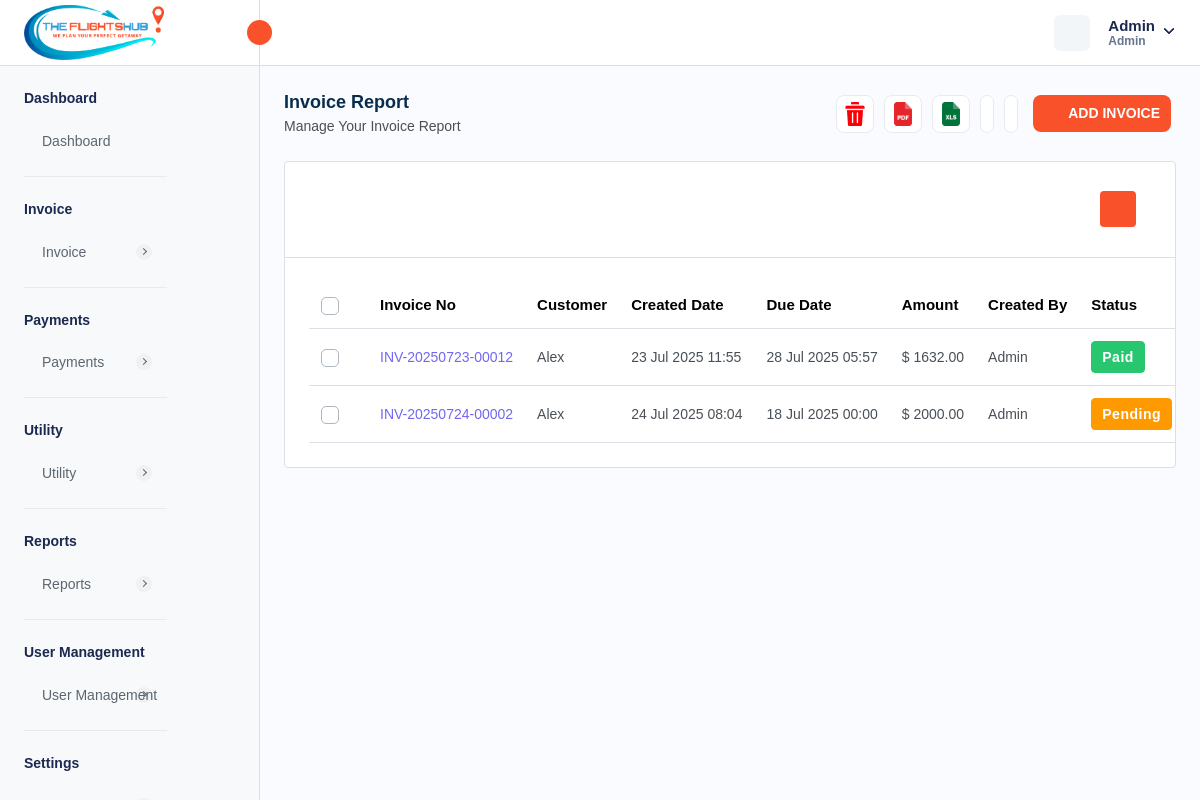
Before: /manage-invoice.php (signed in) with the older database file.
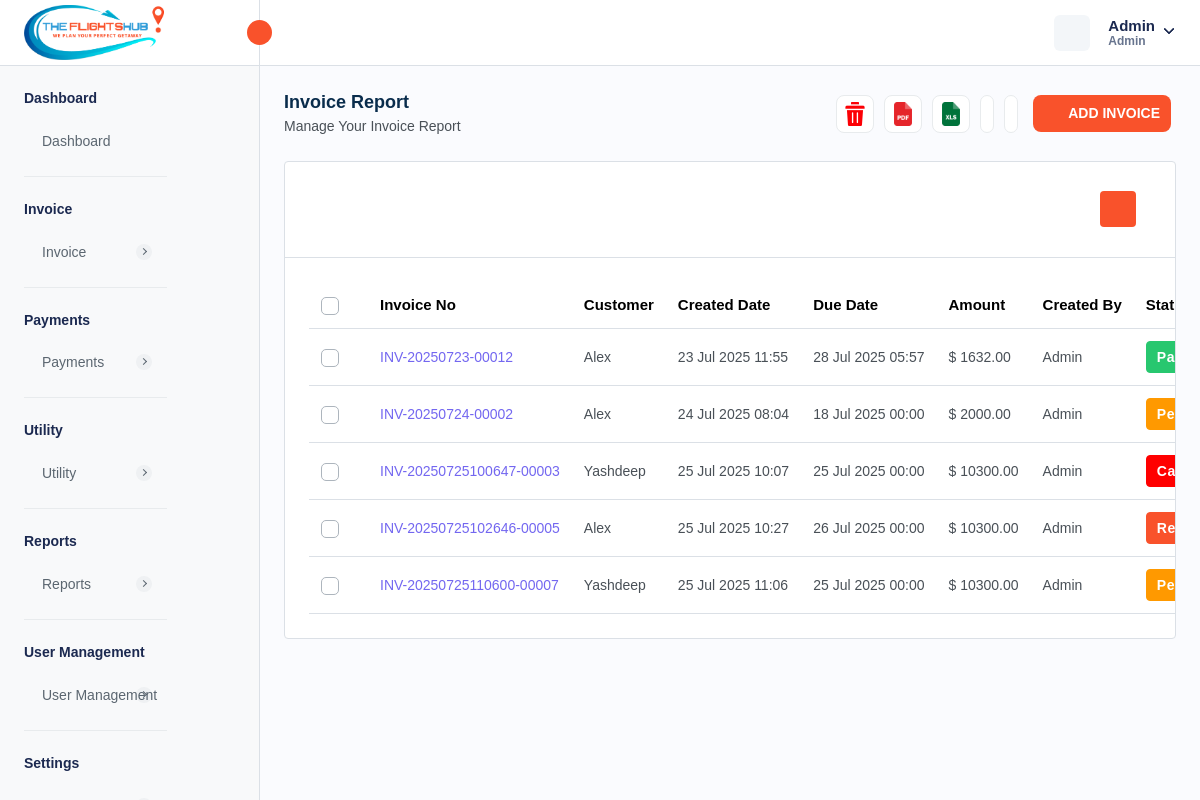
After: the same page with the newer database file.
### tables this page shows
CREATE TABLE `invoice` (
  `invoice_id` int NOT NULL AUTO_INCREMENT,
  `invoice_number` varchar(255) NOT NULL,
  `invoice_title` varchar(255) DEFAULT NULL,
  `payment_method` enum('CREDIT_CARD','DEBIT_CARD','CASH','CASH_DEPOSIT','NET_BANKING','PAYPAL','OTHER') NOT NULL,
  `transaction_id` varchar(255) DEFAULT NULL,
  `status` enum('PAID','PENDING','CANCELLED','REFUNDED') NOT NULL,
  `airline_name` text,
  `travel_date` varchar(45) DEFAULT NULL,
  `due_date` varchar(255) DEFAULT NULL,
  `customer_name` varchar(255) DEFAULT NULL,
  `service_id` json DEFAULT NULL,
  `from_location` text,
  `to_location` text,
  `customer_address` longtext,
  `description` longtext,
  `reminder_enabled` int NOT NULL DEFAULT '0',
  `reminder_count` int NOT NULL DEFAULT '0',
  `organization` varchar(255) DEFAULT NULL,
  `passenger_details` json DEFAULT NULL,
  `total_amount` decimal(10,2) NOT NULL,
  `created_at` timestamp NULL DEFAULT CURRENT_TIMESTAMP,
  `updated_at` timestamp NULL DEFAULT CURRENT_TIMESTAMP ON UPDATE CURRENT_TIMESTAMP,
  `created_by` int NOT NULL,
  `is_active` int NOT NULL DEFAULT '1',
  `customer_email` varchar(255) DEFAULT NULL,
  PRIMARY KEY (`invoice_id`),
  UNIQUE KEY `invoice_number_UNIQUE` (`invoice_number`),
  UNIQUE KEY `transaction_id_UNIQUE` (`transaction_id`)
);

CREATE TABLE `localization_settings` (
  `id` int NOT NULL AUTO_INCREMENT,
  `language` varchar(50) DEFAULT 'English',
  `timezone` varchar(100) DEFAULT 'UTC',
  `date_format` varchar(20) DEFAULT 'd M Y',
  `time_format` varchar(10) DEFAULT '12',
  `currency_id` int DEFAULT NULL,
  `created_at` datetime DEFAULT CURRENT_TIMESTAMP,
  `updated_at` datetime DEFAULT CURRENT_TIMESTAMP ON UPDATE CURRENT_TIMESTAMP,
  PRIMARY KEY (`id`)
);

CREATE TABLE `currency` (
  `currency_id` int NOT NULL AUTO_INCREMENT,
  `currency_name` varchar(255) DEFAULT NULL,
  `currency_code` varchar(45) DEFAULT NULL,
  `currency_symbol` varchar(45) DEFAULT NULL,
  `currency_rate` decimal(10,2) DEFAULT NULL,
  `created_at` timestamp NULL DEFAULT CURRENT_TIMESTAMP,
  `updated_at` timestamp NULL DEFAULT NULL,
  `is_active` int DEFAULT '1',
  PRIMARY KEY (`currency_id`)
);

### manage-invoice.php (the view, shortened to what the changed rows need)
<?php
require './database/config.php';
try {
    $stmtFetchLocalizationSettings = $db->prepare("SELECT * FROM localization_settings INNER JOIN currency ON localization_settings.currency_id = currency.currency_id;");
    $stmtFetchLocalizationSettings->execute();
    $localizationSettings = $stmtFetchLocalizationSettings->get_result()->fetch_array(MYSQLI_ASSOC);
    if ($_SERVER['REQUEST_METHOD'] == 'GET') {
        $params = [
            'customer' => isset($_GET['customer']) ? $_GET['customer'] : '',
            'from' => isset($_GET['from']) ? $_GET['from'] : '',
            'to' => isset($_GET['to']) ? $_GET['to'] : '',
        ];
        $hasParams = false;
        if ($hasParams) {
            $customerId = $params['customer'] ?? null;
            $startDate = $params['from'] ?? null;
            $endDate = $params['to'] ?? null;
            $startDate = $startDate ? date('Y-m-d', strtotime($startDate)) : null;
            $endDate = $endDate ? date('Y-m-d', strtotime($endDate)) : null;
            $query = "SELECT
            invoice.*,
            invoice.status as invoiceStatus,
            customer.customer_id,
            customer.customer_name,
            admin.admin_username
            FROM invoice
            INNER JOIN customer ON customer.customer_id = invoice.customer_id
            LEFT JOIN admin ON admin.admin_id = invoice.created_by
            WHERE invoice.is_active = 1";
            $conditions = [];
            $paramsToBind = [];
            if ($customerId) {
                $conditions[] = "invoice.customer_id = ?";
                $paramsToBind[] = $customerId;
            }
            if ($startDate) {
                $conditions[] = "DATE(invoice.created_at) >= ?";
                $paramsToBind[] = $startDate;
            }
            if ($endDate) {
                $conditions[] = "DATE(invoice.created_at) <= ?";
                $paramsToBind[] = $endDate;
            }
            if (!empty($conditions)) {
                $query .= " AND " . implode(" AND ", $conditions);
            }
            $stmtFetchInvoices = $db->prepare($query);
            if ($stmtFetchInvoices === false) {
                $_SESSION['error'] = 'Query preparation failed';
            } else {
                if (!empty($paramsToBind)) {
                    $types = str_repeat("s", count($paramsToBind));
                    $stmtFetchInvoices->bind_param($types, ...$paramsToBind);
                }
                if ($stmtFetchInvoices->execute()) {
                    $invoices = $stmtFetchInvoices->get_result();
                } else {
                    $_SESSION['error'] = 'Error fetching filtered invoices';
                }
                $stmtFetchInvoices->close();
            }
        } else {
            $stmtFetchInvoices = $db->prepare("SELECT
                invoice.*,
                invoice.status as invoiceStatus,
                admin.admin_username
                FROM invoice
                LEFT JOIN admin
                ON admin.admin_id = invoice.created_by
                WHERE invoice.is_active = 1
                ");
            if ($stmtFetchInvoices->execute()) {
                $invoices = $stmtFetchInvoices->get_result();
            } else {
                $_SESSION['error'] = 'Error for fetching customers';
            }
        }
    }
} catch (Exception $e) {
    $_SESSION['error'] = $e->getMessage();
}
?>
<!DOCTYPE html>
<html lang="en">
<head>
    <link rel="stylesheet" href="assets/css/bootstrap.min.css">
    <link rel="stylesheet" href="assets/css/animate.css">
    <link rel="stylesheet" href="assets/plugins/select2/css/select2.min.css">
    <link rel="stylesheet" href="assets/css/dataTables.bootstrap5.min.css">
    <link rel="stylesheet" href="assets/css/bootstrap-datetimepicker.min.css">
    <link rel="stylesheet" href="assets/plugins/daterangepicker/daterangepicker.css">
    <link rel="stylesheet" href="assets/plugins/summernote/summernote-bs4.min.css">
    <link rel="stylesheet" href="assets/plugins/fontawesome/css/fontawesome.min.css">
    <link rel="stylesheet" href="assets/plugins/fontawesome/css/all.min.css">
    <link rel="stylesheet" href="assets/css/style.css">
    <link rel="stylesheet" href="https://cdn.jsdelivr.net/npm/notyf@3/notyf.min.css" />
</head>
<body>
    <div class="main-wrapper">
        <div class="page-wrapper">
            <div class="content">
                <div class="card table-list-card">
                    <div class="card-body">
                        <div class="table-responsive">
                            <table id="myTable" class="table  datanew">
                                <thead>
                                    <tr>
                                        <th class="no-sort">
                                            <label class="checkboxs">
                                                <span class="checkmarks"></span>
                                            </label>
                                        </th>
                                        <th>Invoice No</th>
                                        <th>Customer</th>
                                        <th>Created Date</th>
                                        <th>Due Date</th>
                                        <th>Amount</th>
                                        <th>Created By</th>
                                        <th>Status</th>
                                    </tr>
                                </thead>
                                <tbody>
                                    <?php
                                    foreach ($invoices->fetch_all(MYSQLI_ASSOC) as $invoice) { ?>
                                        <tr>
                                            <td>
                                                <label class="checkboxs">
                                                    <span class="checkmarks"></span>
                                                </label>
                                            </td>
                                            <td class="ref-number"><?php echo $invoice['invoice_number'] ?></td>
                                            <td><?php echo $invoice['customer_name'] ?></td>
                                            <td><?php $date = new DateTime($invoice['created_at']);
                                            echo $date->format(isset($localizationSettings["date_format"]) ? $localizationSettings["date_format"] : "d M Y") ?>
                                            </td>
                                            <td><?php $date = new DateTime($invoice['due_date']);
                                            echo $date->format(isset($localizationSettings["date_format"]) ? $localizationSettings["date_format"] : "d M Y") ?>
                                            </td>
                                            <td><?php echo (isset($localizationSettings["currency_symbol"]) ? $localizationSettings["currency_symbol"] : "$") . " " . $invoice['total_amount'] ?>
                                            </td>
                                            <td><?php echo $invoice['admin_username'] ?></td>
                                            <td>
                                                <?php if ($invoice['invoiceStatus'] == 'PAID') { ?>
                                                    <span class="badge badge-lg bg-success">Paid</span>
                                                <?php } elseif ($invoice['invoiceStatus'] == 'CANCELLED') { ?>
                                                    <span class="badge badge-lg bg-danger">Cancelled</span>
                                                <?php } elseif ($invoice['invoiceStatus'] == 'PENDING') { ?>
                                                    <span class="badge badge-lg bg-warning">Pending</span>
                                                <?php } elseif ($invoice['invoiceStatus'] == 'REFUNDED') { ?>
                                                    <span class="badge badge-lg bg-primary">Refunded</span>
                                                <?php } ?>
                                            </td>
                                        </tr>
                                    <?php } ?>
                                </tbody>
                            </table>
                        </div>
                    </div>
                </div>
            </div>
        </div>
    </div>
</body>
</html>

Changed rows visible on the page:
added invoice: invoice_number "INV-20250725100647-00003", customer_name "Yashdeep", created_at.date_format "25 Jul 2025 10:07", due_date.date_format "25 Jul 2025 00:00", $localizationSettings["currency_symbol"] "$", total_amount "10300.00", admin.admin_username "Admin", status "Cancelled"
added invoice: invoice_number "INV-20250725102646-00005", customer_name "Alex", created_at.date_format "25 Jul 2025 10:27", due_date.date_format "26 Jul 2025 00:00", $localizationSettings["currency_symbol"] "$", total_amount "10300.00", admin.admin_username "Admin", status "Refunded"
added invoice: invoice_number "INV-20250725110600-00007", customer_name "Yashdeep", created_at.date_format "25 Jul 2025 11:06", due_date.date_format "25 Jul 2025 00:00", $localizationSettings["currency_symbol"] "$", total_amount "10300.00", admin.admin_username "Admin", status "Pending"
